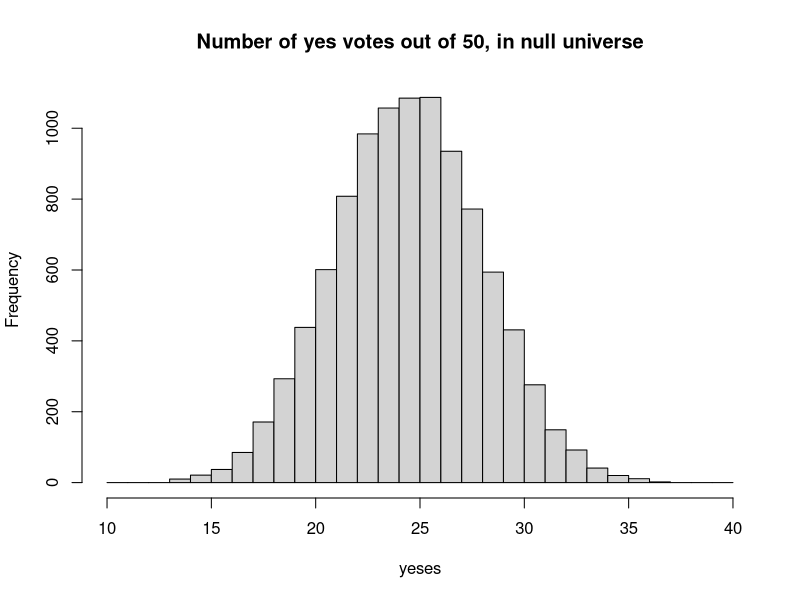

Recreate this plot in R.
## ---- chunk 1
# We will do 10,000 iterations.
n <- 10000

# Make an array of integers to store the "Yes" counts.
yeses <- numeric(n)

for (i in 1:n) {
    answers <- sample(c('No', 'Yes'), size=50, replace=TRUE)
    yeses[i] <- sum(answers == 'Yes')
}

# Produce a histogram of the trial results.
# Use integer bins for histogram, from 10 through 40.
hist(yeses, breaks=10:40,
     main='Number of yes votes out of 50, in null universe')
## ---- chunk 2
k <- sum(yeses >= 30)
kk <- k / n
message('Proportion >= 30: ', round(kk, 2))
